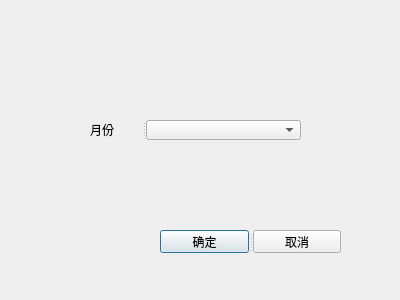
<?xml version="1.0" encoding="UTF-8"?>
<ui version="4.0">
 <class>ListByBirthdayDialog</class>
 <widget class="QDialog" name="ListByBirthdayDialog">
  <property name="geometry">
   <rect>
    <x>0</x>
    <y>0</y>
    <width>400</width>
    <height>300</height>
   </rect>
  </property>
  <property name="windowTitle">
   <string>Dialog</string>
  </property>
  <widget class="QSplitter" name="splitter">
   <property name="geometry">
    <rect>
     <x>90</x>
     <y>120</y>
     <width>211</width>
     <height>20</height>
    </rect>
   </property>
   <property name="orientation">
    <enum>Qt::Horizontal</enum>
   </property>
   <widget class="QLabel" name="birthdayLabel">
    <property name="text">
     <string>月份</string>
    </property>
   </widget>
   <widget class="QComboBox" name="birthdayComboBox"/>
  </widget>
  <widget class="QSplitter" name="splitter_2">
   <property name="geometry">
    <rect>
     <x>160</x>
     <y>230</y>
     <width>181</width>
     <height>23</height>
    </rect>
   </property>
   <property name="orientation">
    <enum>Qt::Horizontal</enum>
   </property>
   <widget class="QPushButton" name="okPushButton">
    <property name="text">
     <string>确定</string>
    </property>
   </widget>
   <widget class="QPushButton" name="canclePushButton">
    <property name="text">
     <string>取消</string>
    </property>
   </widget>
  </widget>
 </widget>
 <resources/>
 <connections/>
</ui>
